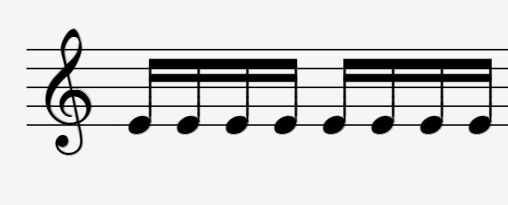
#> input picture cases/16-16.jpg, 508 x 205 px; its folder holds only this picture in this run
$ python -i utility.py   (imports and definitions only)
#> lines starting #> are read from the running program, lines starting #| are printed output that depends on the picture; after the words box and inside, x2 and y2 are one past the last pixel; in counts of white or black regions, pixels touching at a corner belong together
import numpy as np

import matplotlib.pyplot as plt
from matplotlib.pyplot import bar

from skimage.exposure import histogram
from skimage.color import rgb2gray, rgb2hsv
from skimage.draw import rectangle
from skimage.measure import find_contours
from skimage.morphology import binary_closing, binary_dilation, binary_erosion, binary_opening, disk
from skimage.io import imread, imshow, imsave
from skimage.filters import threshold_otsu
from skimage.color import rgb2gray
from scipy.signal import find_peaks
from BaseComponent import *

import sys
import os
import json
from glob import glob
from shutil import rmtree


# [109 lines left out: functions show_images, show_images_rows, show_images_columns, set_pixels, get_bounding_boxes, not called in this run]


def get_vertical_projection(image):
    return np.array([image[:, col].sum() for col in range(image.shape[1])])


# [7 lines left out: function get_vertical_projection_image, not called in this run]


def get_horizontal_projection(image):
    return np.array([image[row].sum() for row in range(image.shape[0])])


# [7 lines left out: function get_horizontal_projection_image, not called in this run]


def extract_staff_lines(image):
    '''
    @return (LineImage, (width, length, spacing))
    '''
    # Staff lines using a horizontal histogram
    # > Get staff line length
    # > Threshold image based on said length
    linesOnly = np.copy(image)

    hHist = get_horizontal_projection(image)
    length = hHist.max()
    lengthThreshold = 0.85 * hHist.max()

    hHist[hHist < lengthThreshold] = 0
    for r, val in enumerate(hHist):
        if not val:
            linesOnly[r] = 0

    # > Get staff line width
    run = 0
    runFreq = {}
    for val in hHist:
        if val:
            run += 1
        elif run:
            if run in runFreq:
                runFreq[run] += 1
            else:
                runFreq[run] = 1
            run = 0
    width = max(runFreq, key=runFreq.get)

    # > Get staff line spacing
    # > Find the space between any two consecutive runs
    rows = []
    run = False
    spacing = -1
    for r, val in enumerate(hHist):
        if val:
            run = True

        elif run:
            rows.append(r)

            if (len(rows) > 1):
                spacing = rows[1] - rows[0]
                break

            run = 0

    return linesOnly, (width, length, spacing)


# [18 lines left out: functions close_notes, mask_image, not called in this run]


def remove_staff_lines(image, linesOnly, staffDim):
    clean = np.copy(image)
    linePixels = np.argwhere(linesOnly)

    def is_connected_to_note(r, c, direction):
        # End of run
        if not image[r, c]:
            return False

        # Run continues into a note
        if not linesOnly[r, c]:
            return True

        return is_connected_to_note(r + direction, c, direction)

    for r, c in linePixels:
        # No connectivity to note
        if not is_connected_to_note(r, c, 1) and not is_connected_to_note(r, c, -1):
            clean[r, c] = False

    return clean


# [134 lines left out: functions extract_heads, keep_elements_in_ar_range, divide_component, get_number_of_heads, slice_image, divide_beams, not called in this run]


def segment_image(image):
    lineImage, staffDim = extract_staff_lines(image)
    sanitized, mask, closed = sanitize_sheet(image)

    # Get base of components from boundingBoxes
    #ar_low, ar_high = staffDim[2] * 0.01, staffDim[2] * 0.105
    #boundingBoxes = get_bounding_boxes(closed, ar_low, ar_high)
    boundingBoxes = get_bounding_boxes(closed, 0.2)

    baseComponents = get_base_components(boundingBoxes)
    # Cut beams into notes

    baseComponents = divide_beams(baseComponents, sanitized, staffDim)

    # Retrieving image segments
    segments = []
    for cmp in baseComponents:
        segments.append(sanitized[cmp.slice])

    return np.array(segments, dtype=object), sanitized, staffDim, lineImage


# [29 lines left out: functions get_first_run, get_base_components, not called in this run]


def sanitize_sheet(image):
    '''
    @return (Sanitized image, Image after closing)
    '''
    linesOnly, staffDim = extract_staff_lines(image)

    # Image - Lines
    removedLines = remove_staff_lines(image, linesOnly, staffDim)
    closedNotes = close_notes(removedLines, staffDim)

    # Clef removal
    vHist = get_vertical_projection(closedNotes)
    firstRun = get_first_run(vHist)
    closedNotes[:, firstRun] = 0

    # This step automatically removes barlines
    masked, mask = mask_image(closedNotes, removedLines)

    return masked, mask, closedNotes


# [155 lines left out: functions analyze_notes, read_and_threshold_image, split_bars, generate_dataset, save_segments, separate_multiple_staffs, not called in this run]

>>> import cv2
>>> picture = cv2.imread('cases/16-16.jpg', cv2.IMREAD_GRAYSCALE)
#> picture is the input picture: shape (205, 508); min 0, max 254, mean 214.2
>>> result = segment_image(picture)
#> in extract_staff_lines, `hHist = get_horizontal_projection(image)`: hHist = 205 values, max 124469 at index 159, min 6574 at index 49, mean 108799.3
#> in extract_staff_lines, `length = hHist.max()`: length = 124469
#> in extract_staff_lines, `lengthThreshold = 0.85 * hHist.max()`: lengthThreshold = 105798.6
#> the loop in extract_staff_lines, `for r, val in enumerate(hHist):` made 205 passes
#> val on passes 1 to 3: 124460, 124460, 124460
#> after the loop in extract_staff_lines, `for r, val in enumerate(hHist):`:
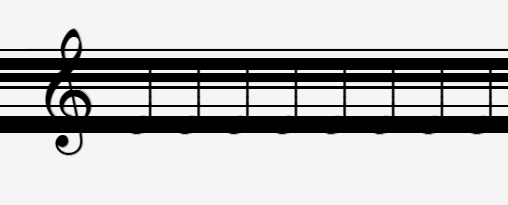
#> linesOnly: shape (205, 508); 15.73% of pixels changed, all inside (x1, y1, x2, y2) = (0, 49, 508, 133)
#> the loop in extract_staff_lines, `for val in hHist:` made 205 passes
#> (val, run) on passes 1 to 12: (124460, 1), (124460, 2), (124460, 3), (124460, 4), (124460, 5), (124460, 6), (124460, 7), (124460, 8), (124460, 9), (124460, 10), (124460, 11), (124460, 12)
#> run on passes 71, 72, 73, 74, 83, 84: 1, 2, 3, 0, 1, 2
#> after the loop in extract_staff_lines, `for val in hHist:`: run = 72; runFreq = {49: 1, 7: 1, 3: 1, 4: 1, 16: 1, 9: 1}
#> in extract_staff_lines, `width = max(runFreq, key=runFreq.get)`: width = 49
#> the loop in extract_staff_lines, `for r, val in enumerate(hHist):` made 59 passes
#> (val, spacing) on pass 59: (0, 9)
#> after the loop in extract_staff_lines, `for r, val in enumerate(hHist):`: rows = [49, 58]; spacing = 9
#> in segment_image, `lineImage, staffDim = extract_staff_lines(image)`: staffDim = (49, 124469, 9)
#> the loop in extract_staff_lines (call 2), `for r, val in enumerate(hHist):` made 205 passes
#> the loop in extract_staff_lines (call 2), `for val in hHist:` made 205 passes
#> the loop in extract_staff_lines (call 2), `for r, val in enumerate(hHist):` made 59 passes
#> in remove_staff_lines, `linePixels = np.argwhere(linesOnly)`: linePixels = 80775 pairs, first value 0 to 204, second value 0 to 507
#> after the loop in remove_staff_lines, `for r, c in linePixels:`:
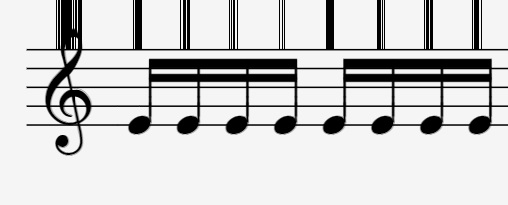
#> clean: shape (205, 508); 3.47% of pixels changed, all inside (x1, y1, x2, y2) = (47, 0, 491, 116)
#> (the run stopped early here; a loop or call above may not have finished)
